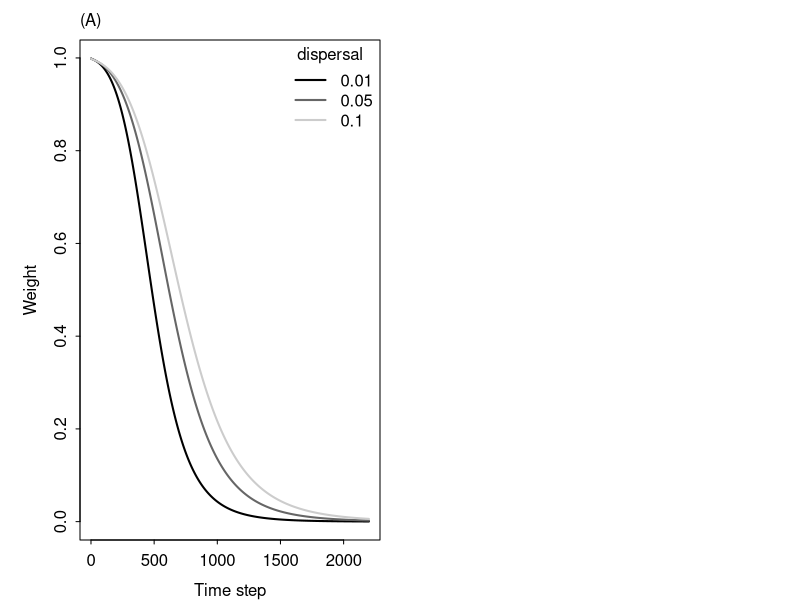

The R script that drew this image: (Note: this script raises an error after producing the figure.)

# call this script from genetic_diversity_master.R


# read in weights from commuynity turnover example
saved_weights_comm <- read.csv("./../community-turnover/simulations/saved_weights.csv",header=T)
d_vals <- colnames(saved_weights_comm)
d_vals <- gsub("X","",d_vals)

# Figure to compare rate of change in weights for different
# widths of temperature niche
myCols<-c("black","gray40","gray80")
png("figures/dispersal_niche_width.png",height=3.5,width=8.5,res=400,units="in")
  
  par(mfrow=c(1,2),tcl=-0.2,mgp=c(2,0.5,0),mar=c(3,4,2,1))
  
  #community example
  matplot(saved_weights_comm,type="l",lwd=2,lty=1,col=myCols,
          xlab="Time step",ylab="Weight")
  legend("topright",legend=d_vals,
       title="dispersal",lwd=2,lty=1,col=myCols,bty="n")
  mtext("(A)",side=3,line=0.5,adj=0)
  
  #eco-evo example
  matplot(saved_weights,type="l",lwd=2,lty=1,col=myCols,
          xlab="Time step",ylab="Weight")
  legend("topright",legend=fec_Tsigma_baseline[1]*delta_fec_sigma,
         title=expression(sigma[T]),lwd=2,lty=1,col=myCols,bty="n")
  mtext("(B)",side=3,line=0.5,adj=0)
  
dev.off()


